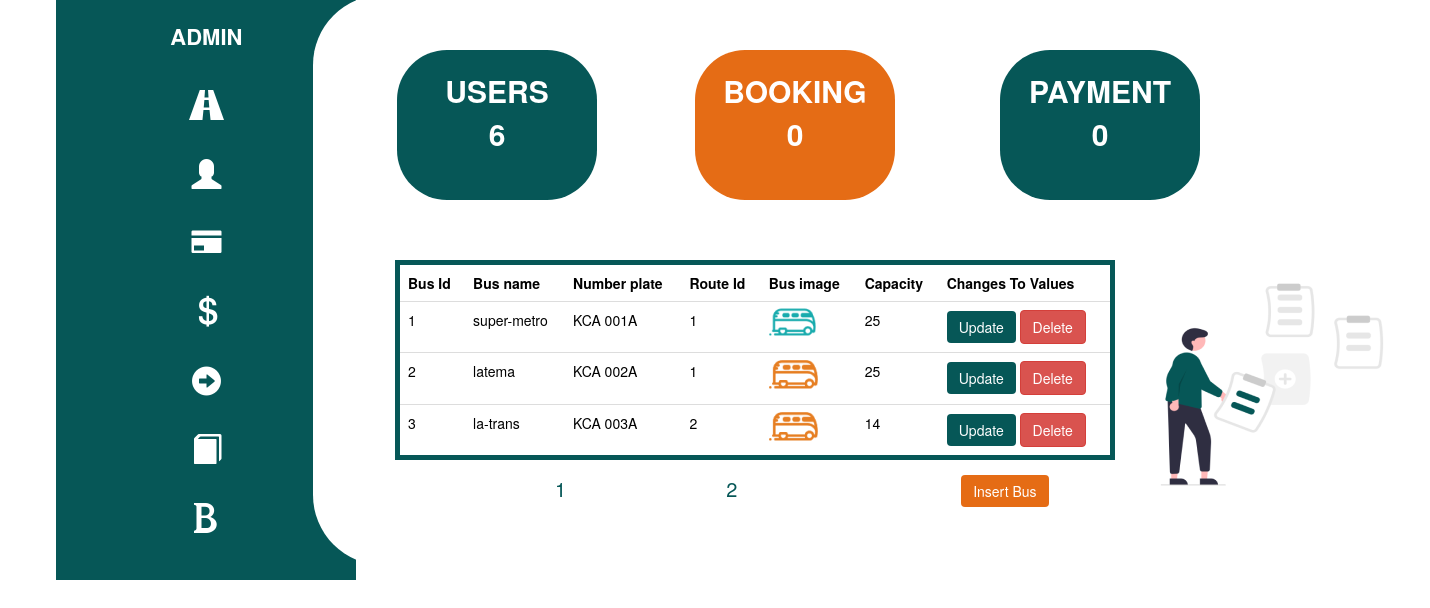
/admin_bus.php, run on the app's committed database.
### tables this page shows
CREATE TABLE `bus` (
  `bus_id` int(10) NOT NULL,
  `bus_name` varchar(70) NOT NULL,
  `number_plate` varchar(10) NOT NULL,
  `route_id` int(20) NOT NULL,
  `bus_image` varchar(50) NOT NULL,
  `capacity` int(10) NOT NULL
);

### queries/admin_count.php (called while the page is built)
<?php
include_once ("connect.php");
$sql = "SELECT * from users";
if ($result = mysqli_query($conn, $sql)) {
    $usersrowcount = mysqli_num_rows( $result );
}
$sql1 = "SELECT * from booking";
if ($result = mysqli_query($conn, $sql1)) {
    $bookingrowcount = mysqli_num_rows( $result );
}
$sql1 = "SELECT * from payment";
if ($result = mysqli_query($conn, $sql1)) {
    $paymentrowcount = mysqli_num_rows( $result );
}
?>

### admin_bus.php (the view, shortened to what this page needs)
<?php
include_once ("queries/connect.php");
include_once ("queries/admin_count.php");
?>
<!DOCTYPE html>
<html lang="en">
<head>
    <link rel="stylesheet" href="https://maxcdn.bootstrapcdn.com/bootstrap/3.3.7/css/bootstrap.min.css">
    <link rel="stylesheet" href="css/admin.css?v=<?php echo time(); ?>">
</head>
<body>
    <div class="container">
        <div class="backshapes">
            <div class="item1"><p id="rcorners1"><br>ADMIN<br><br>
                <a href="admin.php">
                    <span class="glyphicon glyphicon-road" style="font-size:30px; color:white; margin-top:5px"></span>
                </a><br><br>
                <a href="admin_user.php">
                    <span class="glyphicon glyphicon-user" style="font-size:30px; color:white;"></span>
                </a><br><br>
                <a href="admin_payment.php">
                    <span class="glyphicon glyphicon-credit-card" style="font-size:30px; color:white;"></span>
                </a><br><br>
                <a href="admin_fare.php">
                    <span class="glyphicon glyphicon-usd" style="font-size:30px; color:white;"></span>
                </a><br><br>
                <a href="admin_route.php">
                    <span class="glyphicon glyphicon-circle-arrow-right" style="font-size:30px; color:white;"></span>
                </a><br><br>
                <a href="admin_booking.php">
                    <span class="glyphicon glyphicon-book" style="font-size:30px; color:white;"></span>
                </a><br><br>
                <a href="admin_bus.php">
                    <span class="glyphicon glyphicon-bold" style="font-size:30px; color:white;"></span>
                </a><br><br>
                </p>
                </div>
                <div class="item2"><p id="rcorners2"></p></div>
                <div class="item3"><p id="rcorners3">USERS<br><?php echo $usersrowcount; ?></p></div>
                <div class="item4"><p id="rcorners4">BOOKING<br><?php echo $bookingrowcount; ?></p></div>
                <div class="item5"><p id="rcorners5">PAYMENT<br><?php echo $paymentrowcount; ?></p></div>
                <div class="item6"><table id="rcorners6" class="table">
                    <tr>
                    <th scope="col">Bus Id</th>
                    <th scope="col">Bus name</th>
                    <th scope="col">Number plate</th>
                    <th scope="col">Route Id</th>
                    <th scope="col">Bus image</th>
                    <th scope="col">Capacity</th>
                    <th scope="col">Changes To Values</th>
                    </tr>
                    <?php
                        if (!isset ($_GET['page']) )
                        { $page_number = 1;}
                        else
                        { $page_number = $_GET['page'];}
                        $limit = 3;
                        $initial_page = ($page_number-1) * $limit;
                        $sql_select = "SELECT  * FROM `bus`";
                        $results = $conn->query($sql_select);
                        $total_rows = mysqli_num_rows($results);
                        $total_pages = ceil ($total_rows / $limit);
                        if($results -> num_rows > 0)
                        {
                            $query = "SELECT *FROM `bus` LIMIT " . $initial_page . ',' . $limit;
                            $result = mysqli_query($conn, $query);
                            while($row = mysqli_fetch_array($result)){
                                ?>
                               <tr>
                               <td><?php echo $row['bus_id']; ?></td>
                                   <td><?php echo $row['bus_name']; ?></td>
                                   <td><?php echo $row['number_plate']; ?></td>
                                   <td><?php echo $row['route_id']; ?></td>
                                   <td><img src="<?php echo $row['bus_image']; ?>" style="margin-top:-20px;"></td>
                                   <td><?php echo $row['capacity']; ?></td>
                                   <td>
                                        <button type="button" class="btn btn-warning" id="editbtn"><a name="update_bus" href="update_bus.php?id=<?php echo $row['bus_id']; ?>">Update</a></button>
                                        <button type="button" class="btn btn-danger"id ="deletebtn"><a name="queries/delete_bus" href="queries/delete_bus.php?id=<?php echo $row['route_id']; ?>">Delete</a></button>
                                    </td>
                               </tr>
                               <?php
                            }
                        }
                    ?>
                </table>
                <?php
                    for($page_number = 1; $page_number<= $total_pages; $page_number++) {
                        echo '<a class="pagination" href = "admin_bus.php?page=' . $page_number . '">' . $page_number . ' </a>';
                    }
                ?>
            <button type="button" class="btn btn-success" id ="insertbtn"><a name="insert_route" href="insert_bus.php?id=<?php echo $row['id']; ?>">Insert Bus</a></button>
            </div>
                <div class="admin-image">
                    <img src="images/admin.png" alt="">
                </div>
            </div>
        </div>
</body>
</html>

### css/admin.css (style rules this page uses)
* { margin: 0; padding: 0; }
body { width: 100%; height: 100vh; overflow-y: hidden; overflow-x: hidden; }
#rcorners1 { background: #065757; padding: 10px; width: 300px; height: 600px; color: #fff; text-align: center; font-size: 22px; margin-left: -100px; }
#rcorners2 { margin-top: -5px; border-radius: 70px 0px 0px 70px; background: #fff; padding: 10px; width: 900px; height: 570px; margin-left: -60px; }
#rcorners3 { border-radius: 50px; background: #065757; padding: 20px; width: 200px; height: 150px; margin-left: -33px; }
#rcorners4 { border-radius: 50px; background: #E56C15; padding: 20px; width: 200px; height: 150px; margin-left: -20px; }
#rcorners5 { border-radius: 50px; background: #065757; padding: 20px; width: 200px; height: 150px; }
#rcorners6 { border-radius: 50px; padding: 20px; width: 720px; height: 200px; }
.container { display: flex; align-items: center; }
.backshapes { position: relative; display: flex; width: 100%; }
.item2 { position: absolute; right: 0; top: 0; width: 80%; }
.item1 { position: absolute; right: 0; top: -20px; width: 99%; }
.item3 { position: absolute; right: 0; top: 50px; width: 75%; text-align: center; color: #fff; font-size: 18px; }
.item4 { position: absolute; right: 0; top: 50px; width: 50%; text-align: center; color: #fff; font-size: 18px; }
.item5 { position: absolute; right: 0; top: 50px; width: 25%; text-align: center; color: #fff; font-size: 18px; }
.item6 { position: absolute; margin-left: 250px; top: 260px; width: 100%; }
.admin-image img { position: absolute; margin-left: 1000px; margin-top: 270px; }
p { font-weight: bold; font-size: 30px; }
td, th { color: rgb(0, 0, 0); }
table { padding: 5px 5px 5px 5px; border-radius: 20px; border: solid; border-width: 5px; border-color: #065757; }
#editbtn { background-color: #065757; border: none; }
a.pagination { color: #065757; font-size: 20px; margin-top: -10px; margin-left: 160px; }
a { color: #fff; }
#insertbtn { margin-left: 220px; margin-top: -5px; background-color: #E56C15; border: none; }

### data on the page
bus: bus_id "1", bus_name "super-metro", number_plate "KCA 001A", route "1", bus_image (picture), capacity "25"
bus: bus_id "2", bus_name "latema", number_plate "KCA 002A", route "1", bus_image (picture), capacity "25"
bus: bus_id "3", bus_name "la-trans", number_plate "KCA 003A", route "2", bus_image (picture), capacity "14"

### other printed values
$usersrowcount "6"
$bookingrowcount "0"
$paymentrowcount "0"
